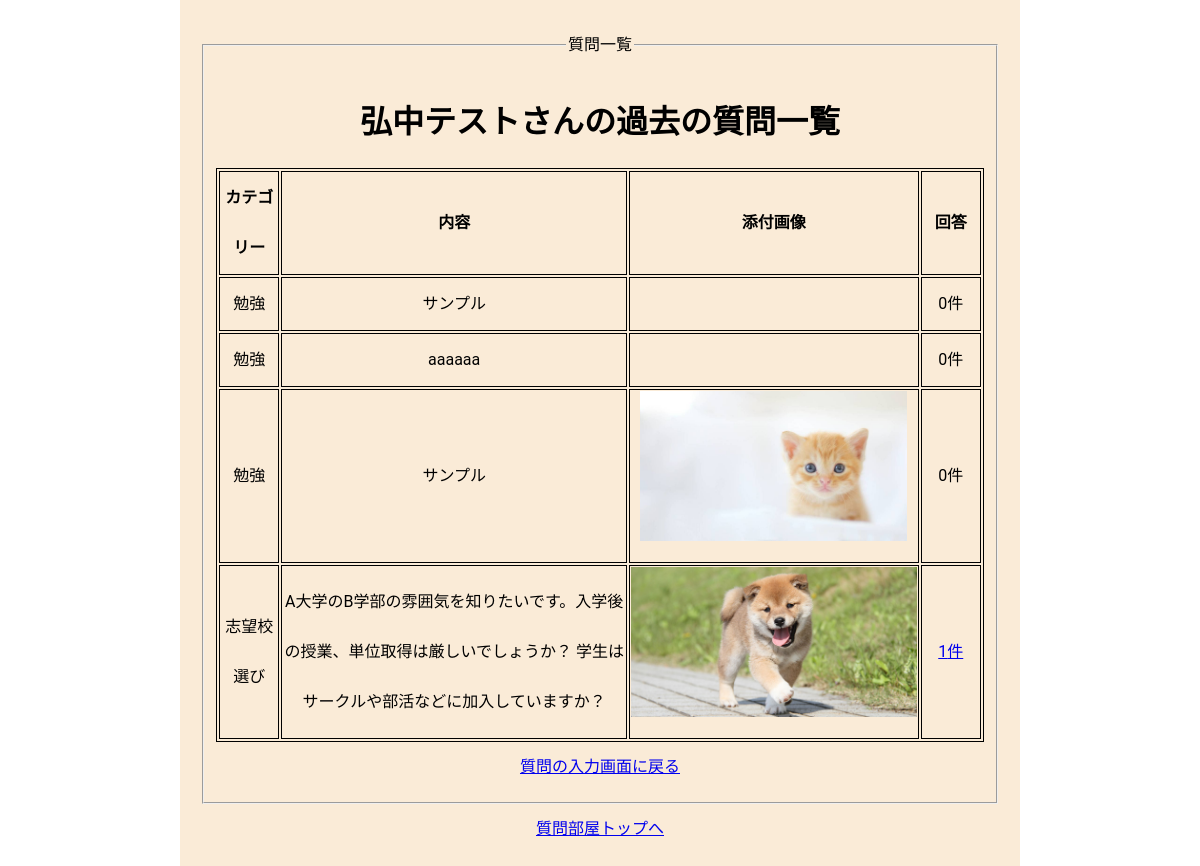
The page /question_my_read.php (signed in) on the database its author committed.
### tables this page shows
CREATE TABLE `question_table` (
  `id` int(11) NOT NULL,
  `user_id` int(11) NOT NULL,
  `category` varchar(128) NOT NULL,
  `question` varchar(128) NOT NULL,
  `image` varchar(128) DEFAULT NULL,
  `created_at` datetime NOT NULL,
  `updated_at` datetime NOT NULL
);

### question_my_read.php (the view, shortened to what this page needs)
<?php
$user_id = $_SESSION['user_id'];
$user_name = $_SESSION['user_name'];
$pdo = connect_to_db();
$sql = "SELECT * FROM question_table LEFT OUTER JOIN
( SELECT question_id, COUNT(id) AS answer_count FROM answer_table GROUP BY question_id )
AS result_table
ON question_table.id = result_table.question_id
WHERE user_id=:user_id
ORDER BY created_at ASC";
$stmt = $pdo->prepare($sql);
$stmt->bindValue(':user_id', $user_id);
try {
  $status = $stmt->execute();
} catch (PDOException $e) {
  echo json_encode(["sql error" => "{$e->getMessage()}"]);
  exit();
}
$result = $stmt->fetchAll(PDO::FETCH_ASSOC);
$output = "";
foreach ($result as $record) {
  if ($record["answer_count"] == NULL) {
    $answer_count = 0;
    $answer_link = "";
  } else {
    $answer_count = $record["answer_count"];
    $answer_link = "<a href='answer_read.php?id={$record["id"]}'>";
  }
  $output .= "
  <tr>
    <td>{$record["category"]}</td>
    <td>{$record["question"]}</td>
    <td><img src='{$record["image"]}' height='150px'></td>
    <td>$answer_link{$answer_count}件</a></td>
  </tr>
  ";
}
?>
<!DOCTYPE html>
<html lang="ja">
<head>
  <link rel="stylesheet" href="css/style.css">
</head>
<body>
  <div class="wrapper">
    <fieldset>
      <legend>質問一覧</legend>
      <h1><?php echo $user_name; ?>さんの過去の質問一覧</h1>
      <div class="contents">
        <table>
          <thead>
            <tr>
              <th width="10%">カテゴリー</th>
              <th width="60%">内容</th>
              <th width="20%">添付画像</th>
              <th width="10%">回答</th>
            </tr>
          </thead>
          <tbody>
            <?= $output ?>
          </tbody>
        </table>
      </div>
      <a href="question_input.php">質問の入力画面に戻る</a>
    </fieldset>
    <div><a href="question.php">質問部屋トップへ</a></div>
  </div>
</body>
</html>

### css/style.css (style rules this page uses)
body { font-family: Roboto, "Yu Gothic Medium", "游ゴシック Medium", YuGothic, "游ゴシック体", "ヒラギノ角ゴ Pro W3", "メイリオ", sans-serif; font-size: 16px; width: 70%; margin: 0 auto; }
.wrapper { padding: 20px 20px 40px; background-color: antiquewhite; text-align: center; line-height: 50px; }
table, th, td { border: 1px solid black; font-size: 16px; }
.contents { display: flex; justify-content: space-evenly; }

### rows shown on the page
question_table: category "勉強", question "サンプル", answer_count "0"
question_table: category "勉強", question "aaaaaa", answer_count "0"
question_table: category "勉強", question "サンプル", image (picture), answer_count "0"
question_table: category "志望校選び", question "A大学のB学部の雰囲気を知りたいです。入学後の授業、単位取得は厳しいでしょうか？ 学生はサークルや部活などに加入していますか？", image (picture), answer_count "1"

### other values the page prints
$user_name "弘中テスト"
